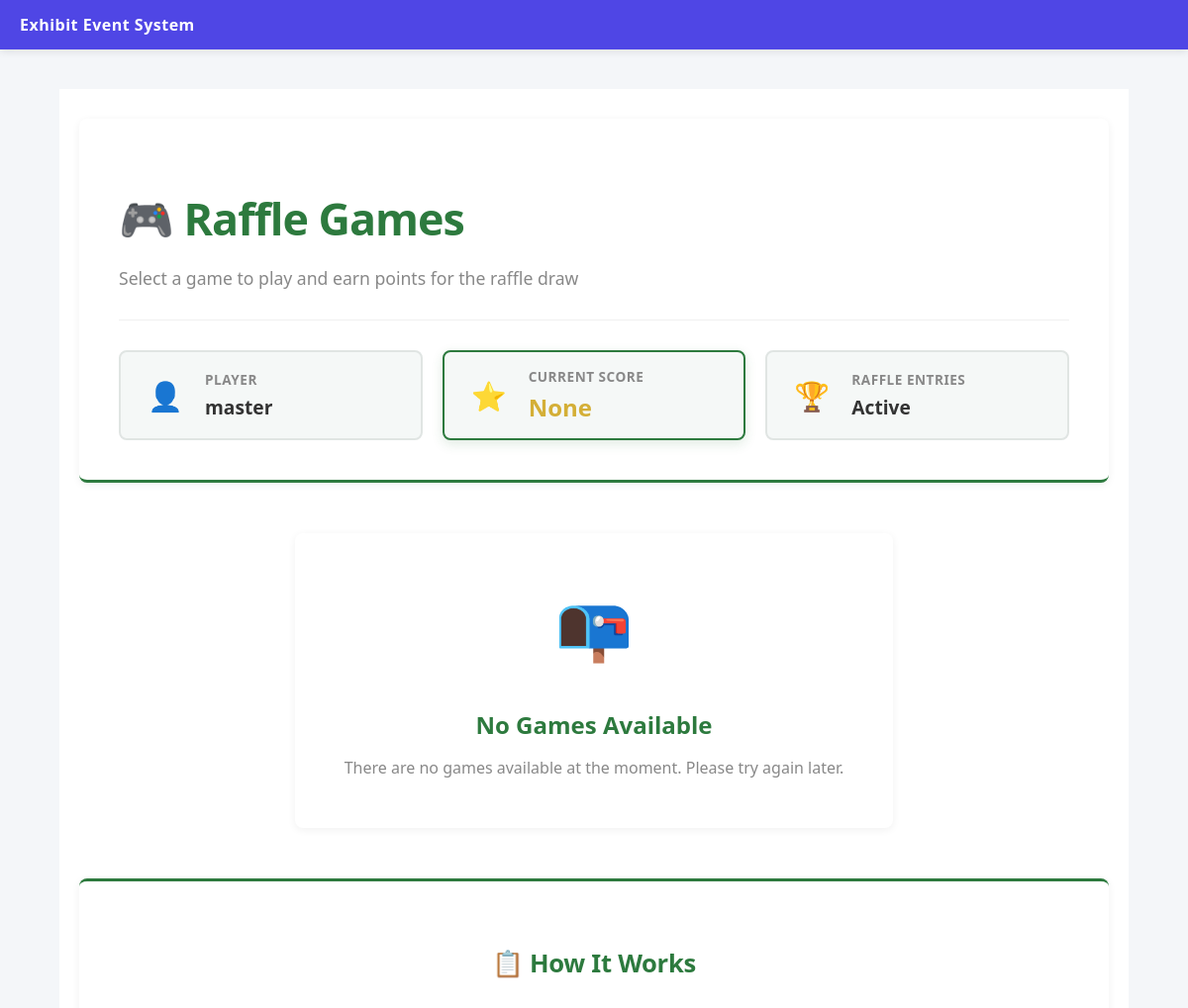
Page /raffle/games/?viewer_id=2&event_id=1 (upper part) on the earlier database version.
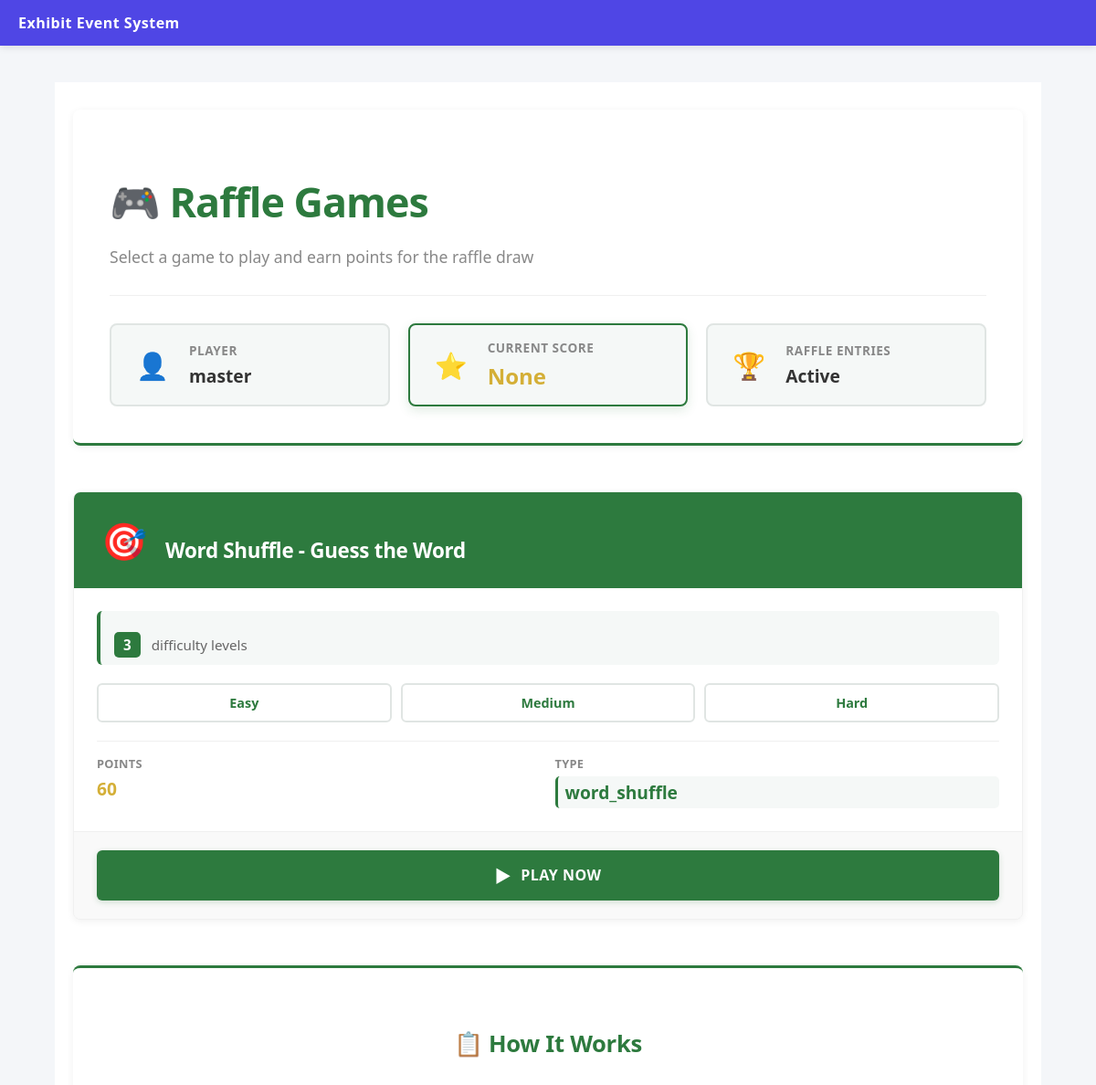
Same page on the later database version.
### games/models.py (models this page shows, shortened)
class GameConfig(models.Model):
    GAME_TYPE_CHOICES = (
        ('memory', 'Memory Game'),
        ('word_shuffle', 'Word Shuffle'),
        ('quiz', 'Quiz'),
        ('reaction', 'Reaction Game'),
    )
    event = models.ForeignKey(Event, on_delete=models.CASCADE)
    game_type = models.CharField(max_length=50, choices=GAME_TYPE_CHOICES)
    title = models.CharField(max_length=255)
    default_time_limit = models.IntegerField(default=60)
    is_active = models.BooleanField(default=True)

class GameLevel(models.Model):
    game_config = models.ForeignKey(GameConfig, on_delete=models.CASCADE)
    name = models.CharField(max_length=100)
    time_limit_seconds = models.IntegerField()
    max_score = models.IntegerField()
    difficulty_order = models.IntegerField(default=1)

### apps/raffle/views.py (the view)
# urls.py: path('games/', views.raffle_game_list, name='game_list'),
def raffle_game_list(request):
    try:
        viewer_id = request.GET.get('viewer_id') or request.session.get('viewer_id')
        event_id = request.GET.get('event_id') or request.session.get('event_id')
        if not viewer_id or not event_id:
            return render(request, 'raffle/error.html', {
                'error': 'Missing viewer or event information'
            }, status=400)
        viewer = get_object_or_404(Viewer, id=viewer_id)
        event = get_object_or_404(Event, id=event_id)
        raffle_setting = get_object_or_404(RaffleSetting, event=event)
        if not raffle_setting.is_active:
            return render(request, 'raffle/error.html', {
                'error': 'Raffle is not currently active'
            }, status=400)
        games = GameConfig.objects.filter(
            event=event,
            is_active=True
        ).prefetch_related('gamelevel_set')
        games_data = []
        for game in games:
            levels = game.gamelevel_set.all().order_by('difficulty_order')
            games_data.append({
                'game': game,
                'levels': levels,
                'level_count': levels.count(),
            })
        raffle_entry, created = RaffleEntry.objects.get_or_create(
            event=event,
            viewer=viewer,
            defaults={'game_score': 0}
        )
        context = {
            'games_data': games_data,
            'viewer': viewer,
            'event': event,
            'raffle_entry': raffle_entry,
            'raffle_mode': raffle_setting.mode,
        }
        return render(request, 'raffle/game_list.html', context)
    except Exception as e:
        return render(request, 'raffle/error.html', {
            'error': f'Error loading games: {str(e)}'
        }, status=500)

### templates/raffle/game_list.html (shortened to what the changed rows need)
{% extends 'base/base.html' %}
{% load static %}
{% block content %}
<div class="games-wrapper">
    <div class="games-container">
        <div class="games-header-section">
            <div class="games-header">
                <div class="header-top">
                    <h1 class="games-title">🎮 Raffle Games</h1>
                </div>
            </div>
        </div>
        <div class="games-grid-section">
            {% if games_data %}
                <div class="games-grid">
                    {% for item in games_data %}
                        <div class="game-card-wrapper">
                            <div class="game-card">
                                <div class="game-card-header">
                                    <div class="game-icon">
                                        {% if item.game.game_type == 'word_shuffle' %}
                                            🎯
                                        {% elif item.game.game_type == 'memory' %}
                                            🧠
                                        {% elif item.game.game_type == 'quiz' %}
                                            ❓
                                        {% elif item.game.game_type == 'reaction' %}
                                            ⚡
                                        {% else %}
                                            🎮
                                        {% endif %}
                                    </div>
                                    <h3 class="game-title-card">{{ item.game.title }}</h3>
                                </div>
                                <div class="game-card-body">
                                    <div class="game-info">
                                        <p class="game-levels-info">
                                            <span class="level-count">{{ item.level_count }}</span>
                                            difficulty level{{ item.level_count|pluralize }}
                                        </p>
                                    </div>
                                    <div class="difficulty-buttons">
                                        {% for level in item.levels %}
                                            <a href="{% url 'raffle:start_game' %}?game_config_id={{ item.game.id }}&level_id={{ level.id }}&viewer_id={{ viewer.id }}&event_id={{ event.id }}"
                                               class="difficulty-btn"
                                               title="⏱️ Time: {{ level.time_limit_seconds }}s">
                                                {{ level.name }}
                                            </a>
                                        {% endfor %}
                                    </div>
                                    <div class="game-stats-row">
                                        <div class="game-stat-item">
                                            <span class="stat-label-small">Points</span>
                                            <span class="stat-value-small">{{ item.game.default_time_limit }}</span>
                                        </div>
                                        <div class="game-stat-item">
                                            <span class="stat-label-small">Type</span>
                                            <span class="stat-value-small type-badge">{{ item.game.game_type }}</span>
                                        </div>
                                    </div>
                                </div>
                                <div class="game-card-action">
                                    <a href="{% url 'raffle:start_game' %}?game_config_id={{ item.game.id }}&viewer_id={{ viewer.id }}&event_id={{ event.id }}"
                                       class="play-button">
                                        <span class="play-icon">▶</span> PLAY NOW
                                    </a>
                                </div>
                            </div>
                        </div>
                    {% endfor %}
                </div>
            {% else %}
                <div class="no-games-section">
                    <div class="no-games-card">
                        <span class="no-games-icon">📭</span>
                        <h5>No Games Available</h5>
                        <p>There are no games available at the moment. Please try again later.</p>
                    </div>
                </div>
            {% endif %}
        </div>
    </div>
</div>
{% endblock %}

Differences in the rows shown:
added GameConfig: game "Word Shuffle - Guess the Word", level_count "3", game.default_time_limit "60", game.game_type "word_shuffle"
added GameLevel: name "Easy"
added GameLevel: name "Medium"
added GameLevel: name "Hard"
Other differences:
text no longer shown: "📭 No Games Available There are no games available at the moment. Please try again later."
